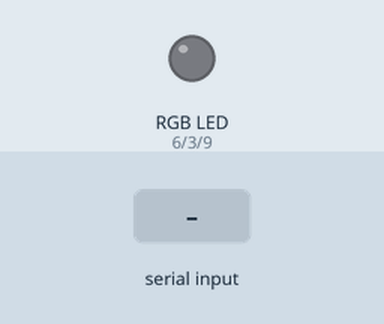
The sketch below on a simulated Arduino Uno, built with avr-gcc and run on an emulated ATmega328P. Shown: an RGB LED mixed from three pins (HIGH = lit). Inputs (shaded band) come from the test bench. Dim RGB values are drawn brighter than linear.

Above: at 1.2 s.
1.3 s: "1" received over Serial
At 1.8 s:
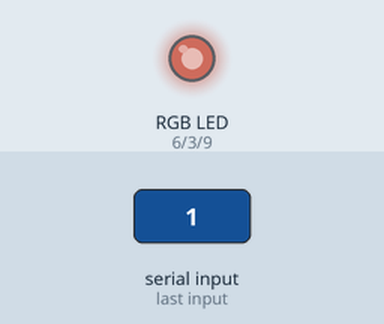
Timing chart, 0 to 4.3 s (numbered marks = the images above; inputs shaded):
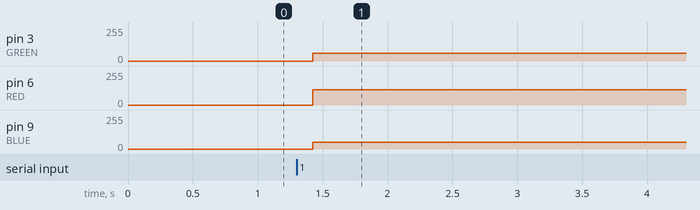

The sketch:

ArduinoFirmware.ino
```cpp
const int RED = 6;
const int GREEN = 3;
const int BLUE = 9;
int oldR;
int oldG;
int oldB;
extern const uint8_t gamma[];

void setup() {
    // initialize the serial communication:
    Serial.begin(57600);
    // initialize the ledPin as an output:
    pinMode(RED, OUTPUT);
    pinMode(GREEN, OUTPUT);
    pinMode(BLUE, OUTPUT);

        // for pins 5 & 6:
    TCCR0B = TCCR0B & B11111000 | B00000010;
    // set timer 0 divisor to 8 for PWM frequency of  7812.50 Hz
        // for pins 9 & 10:
    TCCR1B = TCCR1B & B11111000 | B00000010;
    // set timer 1 divisor to     8 for PWM frequency of  3921.16 Hz
        // for pins 3 & 11:
    TCCR2B = TCCR2B & B11111000 | B00000010;
    // set timer 2 divisor to     8 for PWM frequency of  3921.16 Hz

    oldR = 0;
    oldG = 0;
    oldB = 0;
}

void loop() {
    int8_t input[3];
    // check if data has been sent from the computer:
    if (Serial.available()) {
        // read the most recent byte (which will be from -128 to 127):
        Serial.readBytes((char*) input, 3);
        // set the brightness of the LEDs:
        int offThreshold = 0;
        int changeThreshold = 1;
        int r = ((int) input[0]) + 128;
        int g = ((int) input[1]) + 128;
        int b = ((int) input[2]) + 128;
        if(r > oldR + changeThreshold || r < oldR - changeThreshold ||
            g > oldG + changeThreshold || g < oldG - changeThreshold ||
            b > oldB + changeThreshold || b < oldB - changeThreshold ){
                analogWrite(RED, correctGamma(r, offThreshold));
                analogWrite(GREEN, correctGamma(g, offThreshold));
                analogWrite(BLUE, correctGamma(b, offThreshold));
                oldR = r;
                oldG = g;
                oldB = b;
        }
    }
}

int correctGamma(int input, int offThreshold){
    return pgm_read_byte(&gamma[input > offThreshold ? input : 0]);
}

const uint8_t PROGMEM gamma[] = {
    0,  0,  0,  0,  0,  0,  0,  0,  0,  0,  0,  0,  0,  0,  0,  1,
    1,  1,  1,  1,  1,  1,  1,  1,  1,  2,  2,  2,  2,  2,  2,  2,
    3,  3,  3,  3,  3,  4,  4,  4,  4,  5,  5,  5,  5,  6,  6,  6,
    6,  7,  7,  7,  8,  8,  8,  9,  9,  9, 10, 10, 11, 11, 11, 12,
   12, 13, 13, 13, 14, 14, 15, 15, 16, 16, 17, 17, 18, 18, 19, 19,
   20, 20, 21, 22, 22, 23, 23, 24, 25, 25, 26, 26, 27, 28, 28, 29,
   30, 30, 31, 32, 33, 33, 34, 35, 35, 36, 37, 38, 39, 39, 40, 41,
   42, 43, 43, 44, 45, 46, 47, 48, 49, 49, 50, 51, 52, 53, 54, 55,
   56, 57, 58, 59, 60, 61, 62, 63, 64, 65, 66, 67, 68, 69, 70, 71,
   73, 74, 75, 76, 77, 78, 79, 81, 82, 83, 84, 85, 87, 88, 89, 90,
   91, 93, 94, 95, 97, 98, 99,100,102,103,105,106,107,109,110,111,
  113,114,116,117,119,120,121,123,124,126,127,129,130,132,133,135,
  137,138,140,141,143,145,146,148,149,151,153,154,156,158,159,161,
  163,165,166,168,170,172,173,175,177,179,181,182,184,186,188,190,
  192,194,196,197,199,201,203,205,207,209,211,213,215,217,219,221,
  223,225,227,229,231,234,236,238,240,242,244,246,248,251,253,255 };
```

Measured:
- after the input at 1.3 s, pin 3 (GREEN): 0/255 → 59/255 after 0.13 s; pin 6 (RED): 0/255 → 114/255 after 0.13 s; pin 9 (BLUE): 0/255 → 51/255 after 0.13 s
